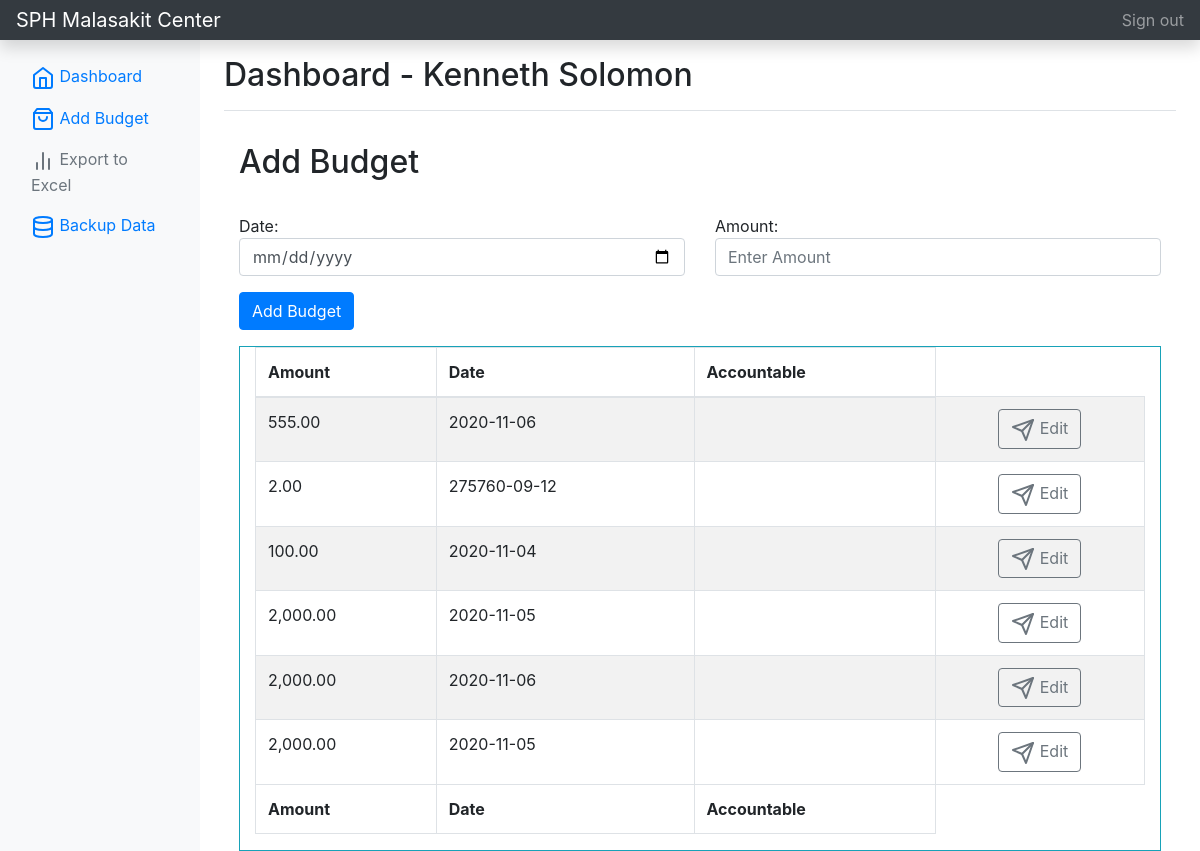
The app's page /addBudget.php (signed in), older data.
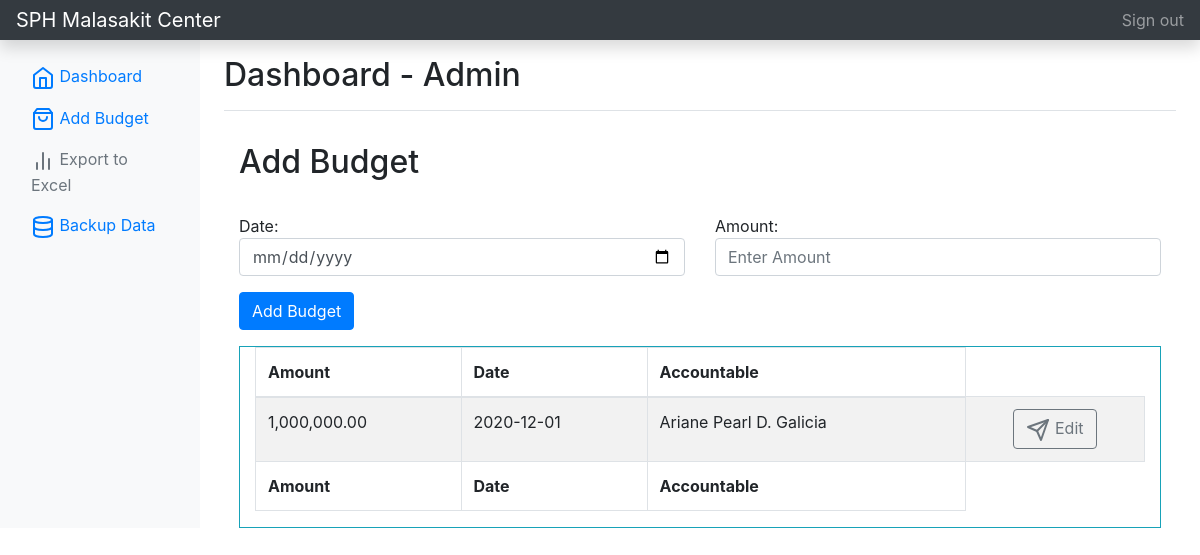
The same page, newer data.
### tables this page shows
CREATE TABLE IF NOT EXISTS `budget_history` (
  `id` int(12) unsigned NOT NULL AUTO_INCREMENT,
  `amount` int(12) unsigned NOT NULL DEFAULT '0',
  `date` varchar(50) NOT NULL DEFAULT '0',
  `accountable` varchar(50) NOT NULL,
  PRIMARY KEY (`id`)
);

### addBudget.php (the view, shortened to what this page needs)
<?php
include_once('connection.php');
if (isset($_SESSION['loggedin'])) {
?>
<!doctype html>
<html lang="en">
  <head>
<link href="./assets/css/bootstrap.min.css" rel="stylesheet">
    <link href="./assets/css/bootstrap.min2.css" rel="stylesheet">
  </head>
  <body>
    <nav class="navbar navbar-dark sticky-top bg-dark flex-md-nowrap p-0 shadow">
  <a class="navbar-brand col-md-3 col-lg-2 mr-0 px-3" href="home.php?id=<?php echo $_GET['id'] ?>">SPH Malasakit Center</a>
  <ul class="navbar-nav px-3">
    <li class="nav-item text-nowrap">
      <a class="nav-link" href="logout.php">Sign out</a>
    </li>
  </ul>
</nav>
<div class="container-fluid">
  <div class="row">
  <?php include 'sidebar.php';?>
    <main role="main" class="col-md-9 ml-sm-auto col-lg-10 px-md-4">
      <div class="d-flex justify-content-between flex-wrap flex-md-nowrap align-items-center pt-3 pb-2 mb-3 border-bottom">
        <h1 class="h2">Dashboard - <?php echo $_SESSION['user_fullname'] ?></h1>
      </div>
            <div class="container">
                <div class="d-flex justify-content-between flex-wrap flex-md-nowrap align-items-center pt-3 pb-2 mb-3 ">
                    <h1 class="h2">Add Budget</h1>
                </div>
                    <form action="action.php?id=<?php echo $_GET['id'] ?>" method="POST">
                        <div class="row">
                            <div class="col-6">
                                <div class="form-group">
                                Date:
                                    <input name="budget_date" type="date" class="form-control"required>
                                </div>
                            </div>
                            <div class="col-6">
                                <div class="form-group">
                                Amount:
                                    <input name="amount" type="number" min="0" step=".01" class="form-control" placeholder="Enter Amount" required>
                                </div>
                            </div>
                        </div>
                        <button name="btnAddBudget" type="submit" class="btn btn-primary">Add Budget</button>
                    </form>
                    <div class="container-fluid mt-3">
                <div class="row">
                        <div class="col-md-12 border border-info">
                            <div class="table-responsive">
                            <table id="example" class="table table-striped table-bordered" style="width:100%">
                                <thead>
                                    <tr>
                                        <th>Amount</th>
                                        <th>Date</th>
                                        <th>Accountable</th>
                                    </tr>
                                </thead>
                                <tbody>
                                <?php
                                $sql = "SELECT * FROM budget_history ORDER BY id desc LIMIT 12";
                                    $result = mysqli_query($conn, $sql);
                                    if (mysqli_num_rows($result) > 0) {
                                        while ($row = mysqli_fetch_assoc($result)) {
                                            $amount = $row['amount'];
                                            $accountable = $row['accountable'];
                                            $budget_id = $row['id'];
                                            $date = $row['date'];
                                            echo '
                                                <tr>
                                                    <td>' . number_format($amount, 2) . '</td>
                                                    <td>' . $date . '</td>
                                                    <td>' . $accountable . '</td>
                                                    <td align="center">
                                                        <a href="editBudget.php?id='.$_GET['id'].'&budget_id='.$budget_id.'" class="btn btn-md btn-outline-secondary"><span data-feather="send"></span> Edit</a>
                                                    </td>
                                                </tr>
                                                ';
                                        }
                                    }
                                    ?>
                                </tbody>
                                <tfoot>
                                    <tr>
                                        <th>Amount</th>
                                        <th>Date</th>
                                        <th>Accountable</th>
                                    </tr>
                                </tfoot>
                            </table>
                        </div>
                    </div>
                </div>
            </div>
            </div>
    </main>
  </div>
</div>
    </body>
</html>
<?php
} else {
    $url = "./index.php";
    $url = str_replace(PHP_EOL, '', $url);
    header("Location: $url");
}
?>

### sidebar.php
<?php $id = $_GET['id'];  ?>
<nav id="sidebarMenu" class="col-md-3 col-lg-2 d-md-block bg-light sidebar collapse">
      <div class="sidebar-sticky pt-3">
        <ul class="nav flex-column">
          <li class="nav-item">
            <a class="nav-link" href="home.php?id=<?php echo $_GET['id'] ?>">
              <span data-feather="home"></span>
              Dashboard <span class="sr-only">(current)</span>
            </a>
          </li>
          <li class="nav-item">
            <a class="nav-link" href="addBudget.php?id=<?php echo $_GET['id'] ?>">
              <span data-feather="shopping-bag"></span>
              Add Budget
            </a>
          </li>
          <li class="nav-item">
                <?php
                    $sql = "SELECT * FROM tbl_client WHERE patient_status ='Discharged'";
                    $result = mysqli_query($conn, $sql);
                    $total_discharged = mysqli_num_rows($result) ;
                ?>
            <?php
              if($total_discharged >= 30){
                echo '
                <a class="nav-link" href="./exportexcel.php?id='.$id.'">
                  <span data-feather="bar-chart-2"></span>
                  Export to Excel
                </a>
                ';
              } else {
                echo '
                <a class="nav-link disabled" href="./exportexcel.php?id='.$id.'">
                  <span data-feather="bar-chart-2"></span>
                  Export to Excel
                </a>
                ';
              }
            ?>
          </li>
          <li class="nav-item">
            <a class="nav-link" href="./exportsql.php?id=<?php echo $id ?>">
              <span data-feather="database"></span>
              Backup Data
            </a>
          </li>
        </ul>
      </div>
    </nav>

Row changes from the older to the newer data that the page shows:
removed budget_history: amount "555.00", date "2020-11-06"
removed budget_history: amount "2.00", date "275760-09-12"
removed budget_history: amount "100.00", date "2020-11-04"
removed budget_history: amount "2,000.00", date "2020-11-05"
removed budget_history: amount "2,000.00", date "2020-11-06"
removed budget_history: amount "2,000.00", date "2020-11-05"
added budget_history: amount "1,000,000.00", date "2020-12-01", accountable "Ariane Pearl D. Galicia"
Text that changed along with them:
$_SESSION['user_fullname']: "Kenneth Solomon" → "Admin"
